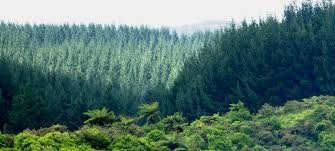
#> input picture 4. ML Class/Buổi 10/BTVN/image/A.jpg, 335 x 151 px, found by its file name
$ jupyter execute --allow-errors Practise.ipynb
#> lines starting #> are read from the running program, lines starting #| are printed output that depends on the picture; long printed decimals are rounded
[cell 1]
import numpy as np
import cv2
import math

[cell 2]
def meanStdDev( img ):
    mean = [0,0,0]
    mean2 = [0,0,0]
    stddev = [0,0,0]

    for i in range( img.shape[0] ):
        for j in range( img.shape[1] ):
            for k in range( 3 ):
                mean[k] = mean[k] + img[i][j][k]
                mean2[k] = mean2[k] + img[i][j][k] * img[i][j][k]
    for k in range( 3 ):
        mean[k] = mean[k] / (img.shape[0] * img.shape[1])
        mean2[k] = mean2[k] / (img.shape[0] * img.shape[1])
        stddev[k] = math.sqrt( mean2[k] - mean[k] * mean[k] )

    return mean, stddev

[cell 3]
def test():
    A = cv2.imread( "A.jpg" ).astype( float )
    B = cv2.imread( "B.jpg" ).astype( float )
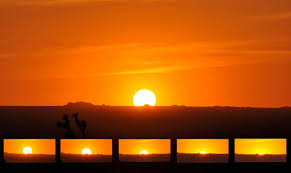
#> input picture 4. ML Class/Buổi 10/BTVN/image/B.jpg, 291 x 173 px, found by its file name
    cv2.imshow( "A", A.astype( np.uint8 ) )
    cv2.imshow( "B", B.astype( np.uint8 ) )
    meanA, stddevA = meanStdDev( A )
#> after the loop in meanStdDev, `for i in range( img.shape[0] ):`: mean = [5398323, 5827224, 4209908]; mean2 = [797696653, 896943312, 644304300]
#> after the loop in meanStdDev, `for k in range( 3 ):`: mean = [106.7, 115.2, 83.22]; mean2 = [15769.4, 17731.4, 12737.1]; stddev = [66.19, 66.79, 76.23]
#> meanA = [106.7, 115.2, 83.22]; stddevA = [66.19, 66.79, 76.23]
    print( meanA, stddevA )
#| [106.718, 115.197, 83.224] [66.187, 66.792, 76.228]

    # [4 lines of commented-out code are left out]

    meanB, stddevB = meanStdDev( B )
#> meanB = [7.45, 80.2, 172.3]; stddevB = [22.83, 53.1, 85.89]

    for i in range( A.shape[0] ):
        for j in range( A.shape[1] ):
            for k in range( 3 ):
                A[i][j][k] = (A[i][j][k] - meanA[k]) / stddevA[k] * stddevB[k] + meanB[k]
                if A[i][j][k] > 255:
                    A[i][j][k] = 255
                elif A[i][j][k] < 0:
                    A[i][j][k] = 0
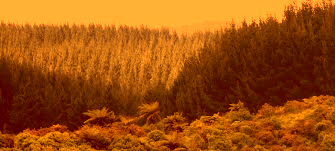
#> A: shape (151, 335, 3) float64; mean B, G, R 12.3, 80.2, 159.2

    cv2.imshow( "A new", A.astype( np.uint8 ) )
    cv2.waitKey( 0 )
